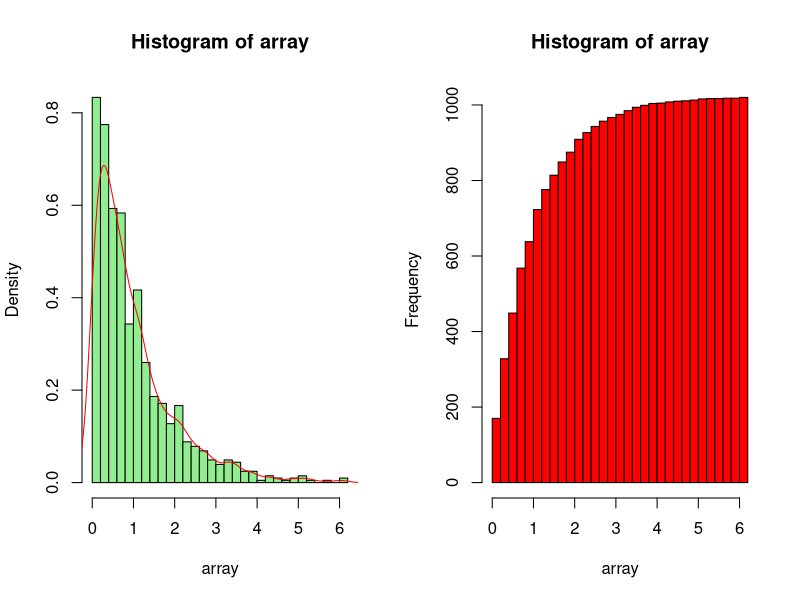
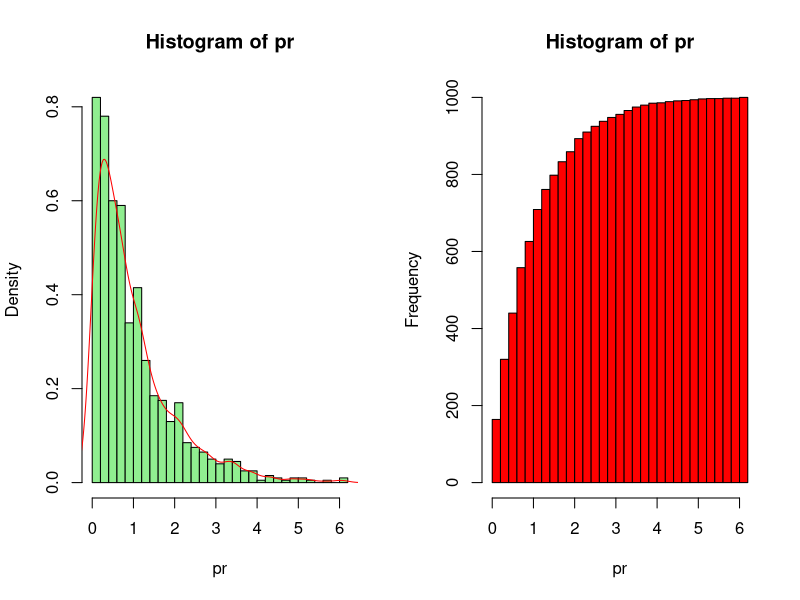
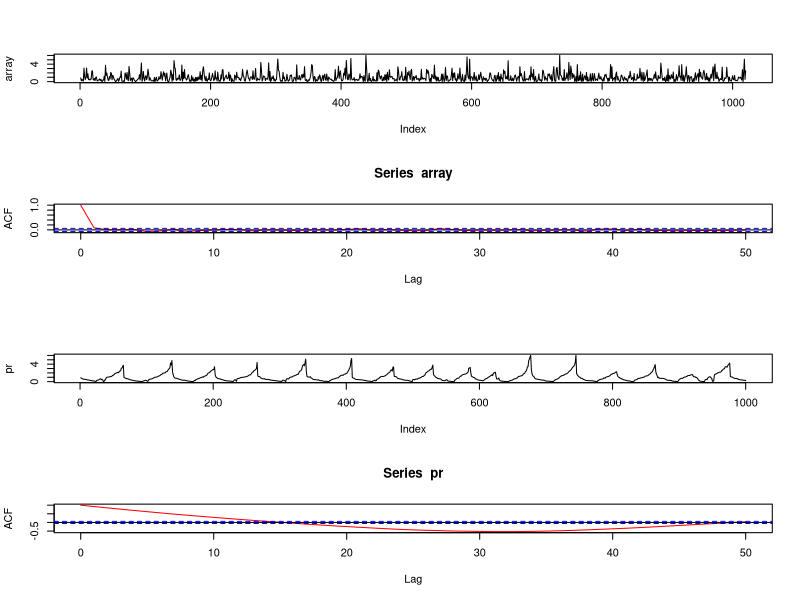

These charts were generated, in order, by the following R code:
T=1000
TAU=50 #для АКФ
LEN_B=20
array=rweibull(T+LEN_B, shape=1, scale = 1)

#функция АКФ
ACT_FUN = function(e, i){
   result <- c() #Объявляем массив методом с()
   mean_e = mean(e) #Средняя
   var_e = var(e) #Дисперсия
   if(i == 1){ #Проверяем какой размерности пришел массив с помощью передаваемой переменной i
      size = T + LEN_B
   }
   else{
      size = T
   }
   for(t1 in 0:TAU){ #Реализация АКФ функции
      sum = 0
      for(t2 in 1:(size  - t1)){
            sum = sum + ((e[t2] - mean_e) * (e[t2 + t1] - mean_e)) #Реализуется числитель формулы
         }
      result[(t1+1)] = (sum / (((size) - 1 - t1) * var_e)) #Результирующая для текущего элемента (со второго элемента)
   }
   return(result);
}
#PR-метод
PR_FACT = function(e){
buffer <- c()
result <- c()

for(i in 1:LEN_B){
 buffer[i] = e[i + 1]
}
result[1] = e[1]
for(i in 2:T){
 min = 100
 value = 0
 index = 0
 for(j in 1:LEN_B){
  subst = result[i - 1]
  subs = buffer[j]
  sub = abs(subst - subs)
  if(sub < min){
   index = j
   min = sub
   value = buffer[j]
  }
 }
result[i] = value
buffer[index] = e[i + LEN_B]
}
return(result)
}
#Начало программы
array
print("Хи-квадрат до перестановки")
k<-50     # число интервалов
int<-seq(min(array),max(array),(max(array)-min(array))/k) #интервалы для расчета частот
array.fact<-hist(array,breaks=int,plot=FALSE)
print("Хи-квадрат")
int[1]<-(0)
int[k+1]<-(Inf)			  #границы
array.theor<-pweibull(int,shape=1,scale=1)


array.theor<-(array.theor[2:(k+1)]-array.theor[1:k])
chisq.test(array.fact$counts,p=array.theor, simulate.p.value=TRUE)
#Значения до PR
print("Статические характеристики до перестановки")
m_array=mean(array)#Среднее
m_array 
disp=var(array)#Дисперсия
disp
sqo=sd(array)#Среднее квадратичное
sqo
par(mfrow = c(1, 2))
p1<-hist(array, breaks = 30, freq = FALSE, col = "lightgreen")
lines(density(array),col = "red") #таблица и график выборочных частот
p1

p1$counts <- cumsum(p1$counts) 
plot(p1,col = "red") #таблица и график теоретических частот
p1

print("PR-метод")
pr <- PR_FACT(array) #Все тоже самое, но для PR метода
pr
print("Хи-квадрат после перестановки")
k<-50     # число интервалов
int<-seq(min(pr),max(pr),(max(pr)-min(pr))/k) #интервалы для расчета частот
pr.fact<-hist(pr,breaks=int,plot=FALSE)
int[1]<-(0)
int[k+1]<-(Inf)			  #границы
pr.theor<-pweibull(int,shape=1,scale=1)

pr.theor<-(pr.theor[2:(k+1)]-pr.theor[1:k])
chisq.test(pr.fact$counts,p=pr.theor, simulate.p.value=TRUE)
print("Статические характеристики после перестановки")
m_pr=mean(pr)
m_pr
disp_pr=var(pr)
disp_pr
sqo_pr=sd(pr)
sqo_pr
#Значение после PR
par(mfrow = c(1, 2))
p1<-hist(pr, breaks = 30, freq = FALSE, col = "lightgreen")
lines(density(pr),col = "red") #таблица и график выборочных частот
p1

p1$counts <- cumsum(p1$counts) 
plot(p1,col = "red") #таблица и график теоретических частот
p1

print("Статические характеристики")
m_array=mean(array)
m_array
disp=var(array)
print(disp)
sqo=sd(array)
print(sqo)


print("АКФ автоматически для исходного")
y=acf(array,lag.max = TAU,plot=FALSE) #АКФ автоматом
y
#АКФ руками
print("АКФ вручную")
acf1<-ACT_FUN(array,1)
acf1

#График до перестановки
par(mfrow=c(4,1))
plot(array, type="l")
y=acf(array,lag.max = TAU,plot=FALSE)
y
plot(y,type="l",col="red")
#График после перестановки
plot(pr,type="l")
y=acf(pr,lag.max = TAU,plot=FALSE)
y
plot(y,type="l",col="red")
print("АКФ автоматически для перестановки")
acf2=acf(pr,lag.max = TAU,plot=FALSE) #АКФ автоматом
acf2
#АКФ руками
print("АКФ вручную для перестановки")
acf3<-ACT_FUN(pr, 2)
acf3
